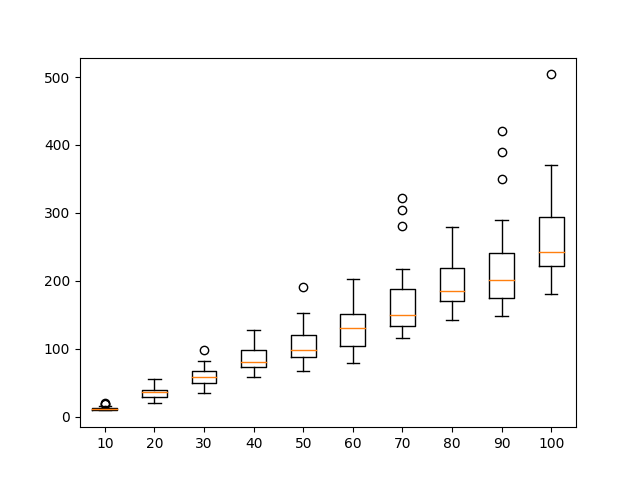

Here is the Python script that generated this plot:
import networkx as nx
import random
import sys
import matplotlib.pyplot as plt
from networkx.algorithms.components.connected import is_connected

def count_edges(num_nodes):
    G = nx.Graph()
    
    for i in range(1, num_nodes + 1):
        G.add_node(i)
        
    while not is_connected(G):
        
        node1 = random.randint(1, num_nodes)
        node2 = random.randint(1, num_nodes)
        while node1 == node2:
            node2 = random.randint(1, num_nodes)
        
        G.add_edge(node1, node2)

    return G.number_of_edges()
        
num_iterations = int(sys.argv[1])
iterations = []

for i in range(10, 110, 10):
    
    sub_iterations = []
    for _ in range(num_iterations):
        sub_iterations.append(count_edges(i))
    iterations.append(sub_iterations)
    
labels = [10,20,30,40,50,60,70,80,90,100]
plt.boxplot(iterations, labels = labels)
plt.savefig("connected.png")
        
    
